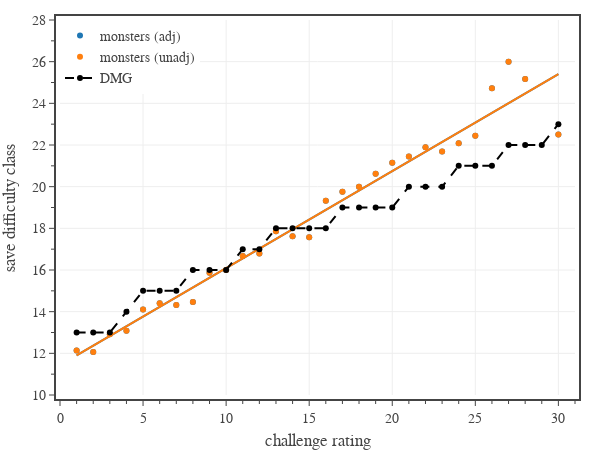

Notebook source saved alongside this figure:
### Code cell
# plots average save difficulty class
# create figure
fig = go.Figure(
    layout=go.Layout(
        template=tfb.FIG_TEMPLATE,
        margin=dict(l=60, r=25, b=55, t=20, pad=4),
        xaxis=dict(
            title_text='challenge rating',
            range=[0,31],
            tick0=0, dtick=5,
            minor=dict(tick0=0, dtick=1),
        ),
        yaxis=dict(
            title_text='save difficulty class',
            range=[10,28],
            tick0=0, dtick=2,
            minor=dict(tick0=0, dtick=1),
        ),
        legend=dict(
            xanchor='left', yanchor='top',
            x=0.00, y=1.00,
            orientation='v',
            tracegroupgap=0,
        )
    )
)


# plot monster average
dfM = pd.read_csv('../../assets/data/monsters.csv')
dfM = dfM[['CR','AC','AB','adj AB','Save DC']].groupby(['CR']).mean().reset_index()
dfM = dfM[dfM['CR'].between(1, 30)]


plot_data_and_fit(
    fig, 
    dfM['CR'], dfM['Save DC'], 
    name='monsters (adj)',
    legendgroup='monsters (adj)',
    line=dict(color=COLOR_LIST[0]),
    hovertemplate=
        '<b>monsters (adj)</b><br>'
        'CR %{x}<br>'+
        'Save DC %{y:,.1f}' + 
        '<extra></extra>'
)

plot_data_and_fit(
    fig, 
    dfM['CR'], dfM['Save DC'], 
    name='monsters (unadj)',
    legendgroup='monsters (unadj)',
    line=dict(color=COLOR_LIST[1]),
    hovertemplate=
        '<b>monsters (unadj)</b><br>'
        'CR %{x}<br>'+
        'Save DC %{y:,.1f}' + 
        '<extra></extra>'
)


# plot monster DMG targets
dfD = pd.read_csv('../../assets/data/dmg-targets.csv') # 'CR','PB','AC','AB','DC'
dfD = dfD[dfD['CR'].between(1, 30)]
fig.add_trace(go.Scatter(
    x=np.array(dfD['CR']), 
    y=np.array(dfD['DC']),
    mode='markers+lines', 
    name='DMG',
    legendgroup='DMG',
    line=dict(color='black', dash='dash'),
    hovertemplate=
        '<b>DMG</b><br>'
        'CR %{x}<br>'+
        'Save DC %{y:,.1f}' + 
        '<extra></extra>'
))

# show figure
fig.update_layout(width=600, height=450)
fig.show(config=tfb.FIG_CONFIG)

# save figures
if SAVEFIGS:
    fig.update_layout(autosize=True, width=None, height=None)
    tfb.save_fig_html(fig, format='large', name=f'./fig-dc-vs-cr-large')
    tfb.save_fig_html(fig, format='small', name=f'./fig-dc-vs-cr-small')

### Figure 1 — Plotly figure (JSON) as saved in the notebook; plotly's stock layout.template omitted (floating-point values rounded to 4 significant figures)
{"data": [{"hovertemplate": "<b>monsters (adj)</b><br>CR %{x}<br>Save DC %{y:,.1f}<extra></extra>", "legendgroup": "monsters (adj)", "line": {"color": "#1f77b4"}, "mode": "markers", "name": "monsters (adj)", "type": "scatter", "x": [1, 2, 3, 4, 5, 6, 7, 8, 9, 10, 11, 12, 13, 14, 15, 16, 17, 18, 19, 20, 21, 22, 23, 24, 25, 26, 27, 28, 30], "y": [12.14, 12.07, 12.92, 13.09, 14.11, 14.4, 14.33, 14.46, 15.87, 16, 16.67, 16.79, 17.86, 17.62, 17.57, 19.32, 19.75, 20, 20.62, 21.15, 21.44, 21.89, 21.68, 22.08, 22.44, 24.73, 26, 25.17, 22.5]}, {"hoverinfo": "skip", "hovertemplate": "<b>monsters (adj)</b><br>CR %{x}<br>Save DC %{y:,.1f}<extra></extra>", "legendgroup": "monsters (adj)", "line": {"color": "#1f77b4", "dash": "solid"}, "mode": "lines", "name": "monsters (adj)", "showlegend": false, "type": "scatter", "x": [1, 2, 3, 4, 5, 6, 7, 8, 9, 10, 11, 12, 13, 14, 15, 16, 17, 18, 19, 20, 21, 22, 23, 24, 25, 26, 27, 28, 30], "y": [11.91, 12.37, 12.84, 13.3, 13.77, 14.23, 14.7, 15.16, 15.63, 16.09, 16.56, 17.02, 17.49, 17.96, 18.42, 18.89, 19.35, 19.82, 20.28, 20.75, 21.21, 21.68, 22.14, 22.61, 23.07, 23.54, 24.0, 24.47, 25.4]}, {"hovertemplate": "<b>monsters (unadj)</b><br>CR %{x}<br>Save DC %{y:,.1f}<extra></extra>", "legendgroup": "monsters (unadj)", "line": {"color": "#ff7f0e"}, "mode": "markers", "name": "monsters (unadj)", "type": "scatter", "x": [1, 2, 3, 4, 5, 6, 7, 8, 9, 10, 11, 12, 13, 14, 15, 16, 17, 18, 19, 20, 21, 22, 23, 24, 25, 26, 27, 28, 30], "y": [12.14, 12.07, 12.92, 13.09, 14.11, 14.4, 14.33, 14.46, 15.87, 16, 16.67, 16.79, 17.86, 17.62, 17.57, 19.32, 19.75, 20, 20.62, 21.15, 21.44, 21.89, 21.68, 22.08, 22.44, 24.73, 26, 25.17, 22.5]}, {"hoverinfo": "skip", "hovertemplate": "<b>monsters (unadj)</b><br>CR %{x}<br>Save DC %{y:,.1f}<extra></extra>", "legendgroup": "monsters (unadj)", "line": {"color": "#ff7f0e", "dash": "solid"}, "mode": "lines", "name": "monsters (unadj)", "showlegend": false, "type": "scatter", "x": [1, 2, 3, 4, 5, 6, 7, 8, 9, 10, 11, 12, 13, 14, 15, 16, 17, 18, 19, 20, 21, 22, 23, 24, 25, 26, 27, 28, 30], "y": [11.91, 12.37, 12.84, 13.3, 13.77, 14.23, 14.7, 15.16, 15.63, 16.09, 16.56, 17.02, 17.49, 17.96, 18.42, 18.89, 19.35, 19.82, 20.28, 20.75, 21.21, 21.68, 22.14, 22.61, 23.07, 23.54, 24.0, 24.47, 25.4]}, {"hovertemplate": "<b>DMG</b><br>CR %{x}<br>Save DC %{y:,.1f}<extra></extra>", "legendgroup": "DMG", "line": {"color": "black", "dash": "dash"}, "mode": "markers+lines", "name": "DMG", "type": "scatter", "x": [1, 2, 3, 4, 5, 6, 7, 8, 9, 10, 11, 12, 13, 14, 15, 16, 17, 18, 19, 20, 21, 22, 23, 24, 25, 26, 27, 28, 29, 30], "y": [13, 13, 13, 14, 15, 15, 15, 16, 16, 16, 17, 17, 18, 18, 18, 18, 19, 19, 19, 19, 20, 20, 20, 21, 21, 21, 22, 22, 22, 23]}], "layout": {"height": 450, "legend": {"orientation": "v", "tracegroupgap": 0, "x": 0, "xanchor": "left", "y": 1, "yanchor": "top"}, "margin": {"b": 55, "l": 60, "pad": 4, "r": 25, "t": 20}, "width": 600, "xaxis": {"dtick": 5, "minor": {"dtick": 1, "tick0": 0}, "range": [0, 31], "tick0": 0, "title": {"text": "challenge rating"}}, "yaxis": {"dtick": 2, "minor": {"dtick": 1, "tick0": 0}, "range": [10, 28], "tick0": 0, "title": {"text": "save difficulty class"}}}}
